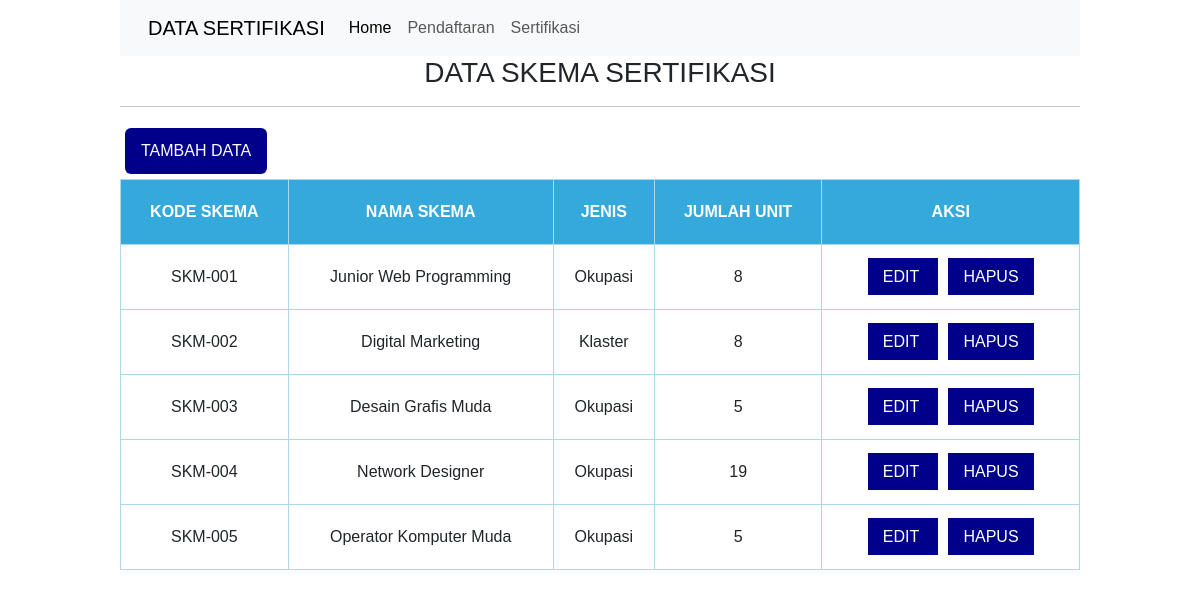
Screenshot of /sertifikasi.php with the database file from the repository.
### tables this page shows
CREATE TABLE `tb_skema` (
  `Kd_Skema` varchar(255) NOT NULL,
  `Nm_Skema` varchar(200) NOT NULL,
  `Jenis` varchar(100) NOT NULL,
  `Jml_Unit` varchar(25) NOT NULL
);

### sertifikasi.php (the view, shortened to what this page needs)
<!DOCTYPE html>
<html lang="en">
<head>
	<link rel="stylesheet" href="https://cdn.jsdelivr.net/npm/bootstrap@5.3.3/dist/css/bootstrap.min.css">
</head>
<body>
	<nav class="navbar navbar-expand-lg bg-body-tertiary">
  <div class="container">
    <a class="navbar-brand" href="#">DATA SERTIFIKASI</a>
    <div class="collapse navbar-collapse" id="navbarNav">
      <ul class="navbar-nav">
        <li class="nav-item">
          <a class="nav-link active" aria-current="page" href="index.php">Home</a>
        </li>
        <li class="nav-item">
          <a class="nav-link" href="form_reg.php">Pendaftaran</a>
        <li class="nav-item">
          <a class="nav-link" href="sertifikasi.php">Sertifikasi</a>
      </ul>
    </div>
  </div>
</nav>
<?php
	include "koneksi.php";
?>
<!DOCTYPE html>
<html lang="en">
<head>
</head>
<body>
	<h3>DATA SKEMA SERTIFIKASI</h3>
	<hr>
	<a href="form_tambah.php" class="btn">TAMBAH DATA</a>
	<table class="table1">
		<tr>
			<th>KODE SKEMA</th>
			<th>NAMA SKEMA</th>
			<th>JENIS</th>
			<th>JUMLAH UNIT</th>
			<th>AKSI</th>
		</tr>
		<?php
			$data = mysqli_query($koneksi,"select * from tb_skema");
			while ($d=mysqli_fetch_array($data) ) {
		?>
		<tr>
			<td><?php echo $d['Kd_Skema'];?> </td>
			<td><?php echo $d['Nm_Skema'];?> </td>
			<td><?php echo $d['Jenis'];?> </td>
			<td><?php echo $d['Jml_Unit'];?> </td>
			<td><a href="edit_mhs.php?id_mhs=<?php echo $d['id_mhs'];?>" class="btn-edit">EDIT </a> <a href="hapus.php?id_mhs=<?php echo $d['id_mhs'];?>" onclick="return confirm('Apakah mau dihapus?')" class="btn-hapus">HAPUS</a></td>
		</tr>
	<?php } ?>
	</table>
</body>
</html>

### sertifikasi.php (style rules this page uses)
body { font-family: sans-serif; width: 80%; text-align: center; margin: auto; }
.table1 { font-family: sans-serif; border-collapse: collapse; width: 100%; margin: auto; }
.table1 tr th { background: #35A9DB; color: #fff; text-align: center; padding: 20px 8px; }
.table1, th, td { text-align: center; padding: 20px 8px; border: 1px solid lightblue; }
.btn-edit { background: darkblue; padding: 10px 15px 10px 15px; color: #fff; font-family: sans-serif; margin: 5px 5px; text-decoration: none; }
.btn-hapus { background: darkblue; padding: 10px 15px 10px 15px; color: #fff; font-family: sans-serif; margin: 5px 5px; text-decoration: none; }
.btn { background: darkblue; padding: 10px 15px 10px 15px; color: #fff; font-family: sans-serif; margin: 5px 5px; text-decoration: none; float: left; }

### rows the page displays
tb_skema: Kd_Skema "SKM-001", Nm_Skema "Junior Web Programming", Jenis "Okupasi", Jml_Unit "8"
tb_skema: Kd_Skema "SKM-002", Nm_Skema "Digital Marketing", Jenis "Klaster", Jml_Unit "8"
tb_skema: Kd_Skema "SKM-003", Nm_Skema "Desain Grafis Muda", Jenis "Okupasi", Jml_Unit "5"
tb_skema: Kd_Skema "SKM-004", Nm_Skema "Network Designer", Jenis "Okupasi", Jml_Unit "19"
tb_skema: Kd_Skema "SKM-005", Nm_Skema "Operator Komputer Muda", Jenis "Okupasi", Jml_Unit "5"
